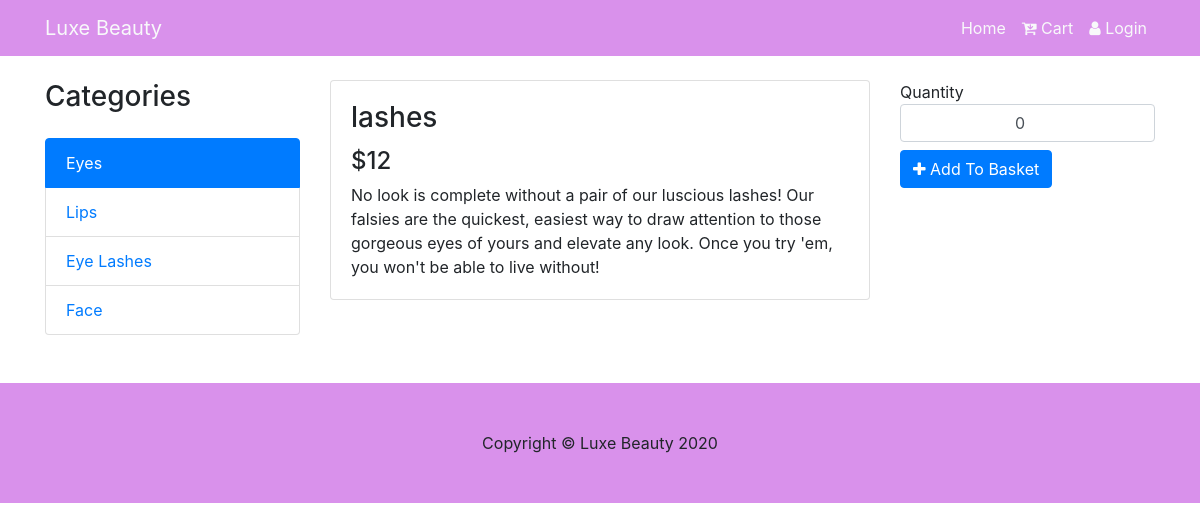
The app's page /store/products/details/2 with its own data.
### app/models.py (models this page shows, shortened)
class Category(db.Model):
    __tablename__ = 'categories'
    id = db.Column(db.Integer, primary_key=True)
    name = db.Column(db.String(100), nullable=False)
    description = db.Column(db.String())
    created_at = db.Column(db.DateTime(), default=datetime.utcnow, index=True)
    updated_at = db.Column(db.DateTime())
    @property
    def serialize(self):
        return {
            "id": self.id,
            "name": self.name,
            "description": self.description
        }

class Product(db.Model):
    __tablename__ = 'products'
    id = db.Column(db.Integer, primary_key=True)
    name = db.Column(db.String(100), nullable=False)
    description = db.Column(db.String(100), nullable=False)
    image = db.Column(db.String, nullable=False)
    stock = db.Column(db.Integer, nullable=False)
    price = db.Column(db.Integer, nullable=False)
    category_id = db.Column(db.Integer, db.ForeignKey(
        'categories.id'), nullable=False
    )
    created_at = db.Column(db.DateTime(), default=datetime.utcnow, index=True)
    updated_at = db.Column(db.DateTime())
    @property
    def serialize(self):
        return {
            "name": self.name,
            "id": self.id,
            "price": self.price,
            "stock": self.stock,
            "image_url": self.image,
            "description": self.description,
            "category_id": self.category_id
        }

### app/routes/products.py (the view)
@bp.route("/products/details/<product_id>")
def product_details(product_id):
    categories = Category.query.all()
    product = Product.query.filter_by(id=product_id).first()
    categories_data = [category.serialize for category in categories]
    return render_template("products/product_details.html",
                           product=product.serialize,
                           categories=categories_data)

### app/templates/products/product_details.html (shortened to what this page needs)
{% extends 'base.html' %}
{%block content%}
<div class="container">
    <div class="row">
      <div class="col-lg-3">
        <h3 class="my-4">Categories</h3>
        <div class="list-group">
            <div class="list-group">
                {% for category in categories%}
                    {%if category.id == product.category_id%}
                        <a href="{{url_for('bp.products_by_categoryId', category_id=category.id)}}" class="list-group-item active">{{category.name}}</a>
                    {% else %}
                        <a href="{{url_for('bp.products_by_categoryId', category_id=category.id)}}" class="list-group-item">{{category.name}}</a>
                    {% endif %}
                {% endfor %}
              </div>
        </div>
      </div>
      <div class="col-lg-6">
        <div class="card mt-4">
          <div class="card-body">
            <h3 class="card-title">{{product.name}}</h3>
            <h4>${{product.price}}</h4>
            <p class="card-text">{{product.description}}</p>
          </div>
        </div>
      </div>
      <div class="col-lg-3 mt-4">
        Quantity
        <input type="number" id="item-qty" class="form-control text-center" value=0>
        <button data-prod_id={{product.id}} id="add-to-cart" class="mt-2 btn btn-primary"><i class="fa fa-plus" aria-hidden="true"></i>
            Add To Basket</button>
            <br>
      </div>
    </div>
  </div>
<footer class="py-5 mt-5 footer">
    <div class="container">
      <p class="m-0 text-center">Copyright © Luxe Beauty 2020</p>
    </div>
  </footer>
{%endblock%}

### app/static/css/styles.css (style rules this page uses)
.footer { background-color: rgb(217, 145, 235); }

### records on screen
Category: name "Eyes"
Category: name "Lips"
Category: name "Eye Lashes"
Category: name "Face"
Product: name "lashes", description "No look is complete without a pair of our luscious lashes! Our falsies are the quickest, easiest way to draw attention to those gorgeous eyes of yours and elevate any look. Once you try 'em, you won't be able to live without!"

### other values on screen
{{ product.price }} "12"
